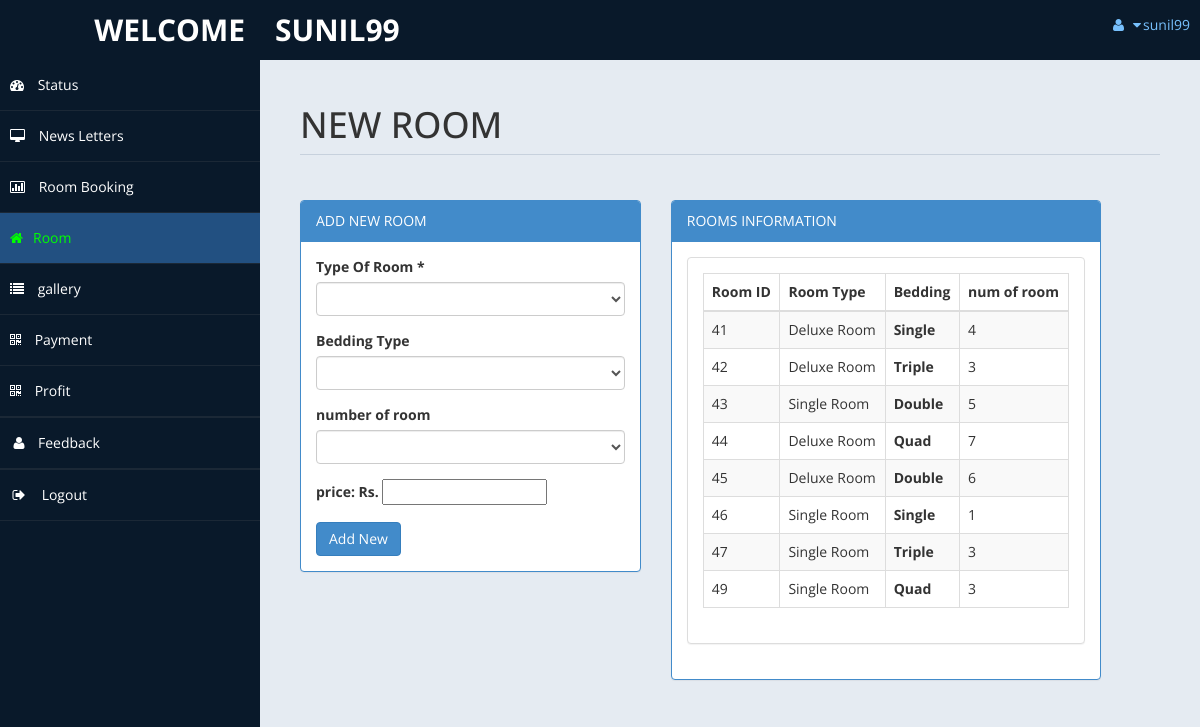
Page /homestay/admin/room.php (signed in) on the committed database.
### tables this page shows
CREATE TABLE `room` (
  `id` int(10) UNSIGNED NOT NULL,
  `type` varchar(15) DEFAULT NULL,
  `bedding` varchar(10) DEFAULT NULL,
  `place` varchar(10) DEFAULT NULL,
  `price` int(11) NOT NULL,
  `no_of_room` int(11) NOT NULL,
  `cusid` int(11) DEFAULT NULL,
  `H_id` int(11) NOT NULL,
  `owner` varchar(65) NOT NULL
);

### homestay/admin/room.php (the view, shortened to what this page needs)
<!DOCTYPE html>
<html xmlns="http://www.w3.org/1999/xhtml">
<head>
    <link href="assets/css/bootstrap.css" rel="stylesheet" />
    <link href="assets/css/font-awesome.css" rel="stylesheet" />
    <link href="assets/css/custom-styles.css" rel="stylesheet" />
</head>
<body>
    <div id="wrapper">
               <?php require'nav.php'; ?>
        <nav class="navbar-default navbar-side" role="navigation">
            <div class="sidebar-collapse">
                <ul class="nav" id="main-menu">
                    <li>
                        <a class="" href="home.php"><i class="fa fa-dashboard"></i> Status</a>
                    </li>
                    <li>
                        <a href="http://localhost/project_hstay_selected/homestay/admin/messages.php"><i class="fa fa-desktop"></i> News Letters</a>
                    </li>
                    <li>
                        <a href="roombook.php"><i class="fa fa-bar-chart-o"></i> Room Booking</a>
                    </li>
                    <li  >
                        <a style ="background-color:#225081!important;color:lime;" class="nav-link active-menu"><i class="fa fa-home"></i>Room</a>
                    <li>
                        <a href="gallery.php"><i class="fa fa-list"></i> gallery</a>
                    </li><li>
                        <a href="payment.php"><i class="fa fa-qrcode"></i> Payment</a>
                    </li>
                    <li>
                        <a  href="profit.php"><i class="fa fa-qrcode"></i> Profit</a>
                    </li> <li class="divider"></li>
                     <li><a href="feedback.php"><i class="fa fa-user fa-fw"></i>Feedback</a>
                        </li>
                        <li class="divider"></li>
                    <li>
                        <a href="test/logout.php"><i class="fa fa-sign-out fa-fw"></i> Logout</a>
                    </li>
                    </ul>
            </div>
        </nav>
        <div id="page-wrapper" >
            <div id="page-inner">
			 <div class="row">
                    <div class="col-md-12">
                        <h1 class="page-header">
                           NEW ROOM <small></small>
                        </h1>
                    </div>
                </div>
            <div class="row">
                <div class="col-md-5 col-sm-5">
                    <div class="panel panel-primary">
                        <div class="panel-heading">
                            ADD NEW ROOM
                        </div>
                        <div class="panel-body">
						<form name="form" method="post">
                            <div class="form-group">
                                            <label>Type Of Room *</label>
                                            <select name="troom"  class="form-control" required>
												<option value selected ></option>
                                                <option value="Deluxe Room">DELUXE ROOM</option>
                                            </select>
                              </div>
							 <div class="form-group">
                                            <label>Bedding Type</label>
                                            <select name="bed" class="form-control" required>
                                                <option value selected ></option>
                                                <option value="Single">Single</option>
                                            </select>
                               </div>
                               <div class="form-group">
                                            <label>number of room</label>
                                            <select name="room_no" class="form-control" required>
                                                <option value selected ></option>
                                                <option value="1">1</option>
                                            </select>
                               </div>
                               <div class="form-group">
                                            <label>price: Rs.</label>
                                            <input type="number" name="price">
                               </div>
							 <input type="submit" name="add" value="Add New" class="btn btn-primary">
							</form>
							<?php
							 include('db.php');
                 $user_id=$_SESSION['user'];
							?>
                        </div>
                    </div>
                </div>
            <div class="row">
                <div class="col-md-6 col-sm-6">
                    <div class="panel panel-primary">
                        <div class="panel-heading">
                            ROOMS INFORMATION
                        </div>
                        <div class="panel-body">
                    <div class="panel panel-default">
                        <div class="panel-body">
                            <div class="table-responsive">
                                <table class="table table-striped table-bordered table-hover" id="dataTables-example">
                                    <thead>
                                        <tr>
                                            <th>Room ID</th>
                                            <th>Room Type</th>
											<th>Bedding</th>
                                            <th>num of room</th>
                                        </tr>
                                    </thead>
                                    <tbody>
									<?php
                        $sql = "select * from room where owner='$user_id' limit 0,10 ;";
                        $re = mysqli_query($con,$sql);
										while($row= mysqli_fetch_array($re))
										{
												$id = $row['id'];
											if($id % 2 == 0)
											{
												echo "<tr class=odd gradeX>
													<td>".$row['id']."</td>
													<td>".$row['type']."</td>
												   <th>".$row['bedding']."</th>
                          <td>".$row['no_of_room']."</td>
												</tr>";
											}
											else
											{
												echo"<tr class=even gradeC>
													<td>".$row['id']."</td>
													<td>".$row['type']."</td>
												   <th>".$row['bedding']."</th>
                          <td>".$row['no_of_room']."</td>
												</tr>";
											}
										}
									?>
                                    </tbody>
                                </table>
                            </div>
                        </div>
                    </div>
                       </div>
                    </div>
                </div>
            </div>
					</div>
            </div>
        </div>
</body>
</html>

### homestay/admin/assets/css/custom-styles.css (style rules this page uses)
body { font-family: 'Open Sans', sans-serif; }
#wrapper { width: 100%; background:#09192A; }
#page-wrapper { padding: 15px 15px; min-height: 600px; background:#E5EBF2; }
#page-inner { width:100%; margin:10px 20px 10px 0px; background-color:transparent; padding:10px; min-height:1200px; }
h1, .h1, h2, .h2, h3, .h3 { margin-top: 7px; margin-bottom: -5px; }
.page-header { padding-bottom: 9px; margin: 10px 0 45px; border-bottom: 1px solid #C7D1DD; }
.sidebar-collapse , .sidebar-collapse .nav { background:none; }
.sidebar-collapse .nav { padding:0; }
.sidebar-collapse .nav > li > a { color:#fff; background:transparent; text-shadow:none; }
.sidebar-collapse > .nav > li > a { padding:15px 10px; }
.sidebar-collapse > .nav > li { border-bottom: 1px solid rgba(107, 108, 109, 0.19); }
.navbar-side { border:none; background-color: transparent; }
.navbar-default { border:0px solid black; }
.nav > li > a > i { margin-right:10px; }
@media (min-width:768px) { #page-wrapper { margin: 0 0 0 260px; padding: 15px 30px; min-height: 1200px; } }
@media (min-width:768px) { .navbar-side { z-index: 1; position: absolute; width: 260px; } }

### rows in the picture
room: id "41", type "Deluxe Room", bedding "Single", no_of_room "4"
room: id "42", type "Deluxe Room", bedding "Triple", no_of_room "3"
room: id "43", type "Single Room", bedding "Double", no_of_room "5"
room: id "44", type "Deluxe Room", bedding "Quad", no_of_room "7"
room: id "45", type "Deluxe Room", bedding "Double", no_of_room "6"
room: id "46", type "Single Room", bedding "Single", no_of_room "1"
room: id "47", type "Single Room", bedding "Triple", no_of_room "3"
room: id "49", type "Single Room", bedding "Quad", no_of_room "3"

### other values in the picture
$_SESSION["user"] "SUNIL99"
$_SESSION["user"] "sunil99"
